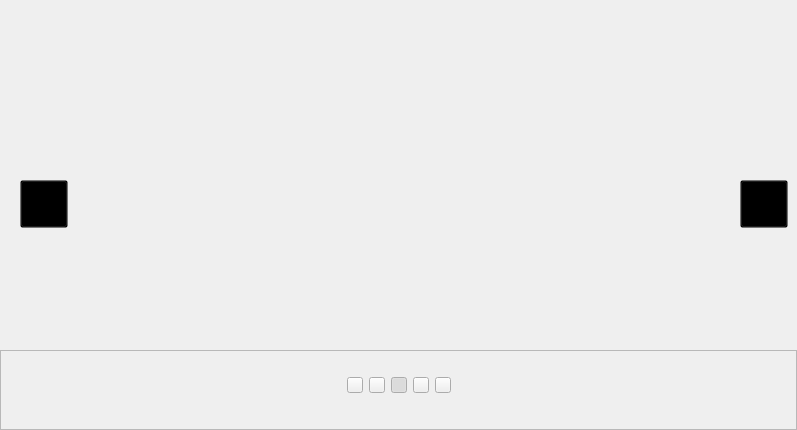
<?xml version="1.0" encoding="UTF-8"?>
<ui version="4.0">
 <class>BannaControl</class>
 <widget class="QWidget" name="BannaControl">
  <property name="geometry">
   <rect>
    <x>0</x>
    <y>0</y>
    <width>797</width>
    <height>430</height>
   </rect>
  </property>
  <property name="windowTitle">
   <string>BannaWidget</string>
  </property>
  <property name="styleSheet">
   <string notr="true"/>
  </property>
  <layout class="QVBoxLayout" name="verticalLayout">
   <property name="spacing">
    <number>0</number>
   </property>
   <property name="leftMargin">
    <number>0</number>
   </property>
   <property name="topMargin">
    <number>0</number>
   </property>
   <property name="rightMargin">
    <number>0</number>
   </property>
   <property name="bottomMargin">
    <number>0</number>
   </property>
   <item>
    <widget class="QWidget" name="widgetImage" native="true">
     <property name="styleSheet">
      <string notr="true">QLabel
{
border-radius:6px;
}</string>
     </property>
     <widget class="QLabel" name="labelFirst">
      <property name="geometry">
       <rect>
        <x>20</x>
        <y>100</y>
        <width>320</width>
        <height>200</height>
       </rect>
      </property>
      <property name="text">
       <string/>
      </property>
     </widget>
     <widget class="QLabel" name="labelSecond">
      <property name="geometry">
       <rect>
        <x>70</x>
        <y>70</y>
        <width>400</width>
        <height>250</height>
       </rect>
      </property>
      <property name="text">
       <string/>
      </property>
     </widget>
     <widget class="QLabel" name="labelThird">
      <property name="geometry">
       <rect>
        <x>150</x>
        <y>50</y>
        <width>480</width>
        <height>300</height>
       </rect>
      </property>
      <property name="text">
       <string/>
      </property>
     </widget>
     <widget class="QLabel" name="labelFourth">
      <property name="geometry">
       <rect>
        <x>330</x>
        <y>70</y>
        <width>400</width>
        <height>250</height>
       </rect>
      </property>
      <property name="text">
       <string/>
      </property>
     </widget>
     <widget class="QLabel" name="labelFifth">
      <property name="geometry">
       <rect>
        <x>470</x>
        <y>100</y>
        <width>320</width>
        <height>200</height>
       </rect>
      </property>
      <property name="text">
       <string/>
      </property>
     </widget>
     <widget class="QPushButton" name="pushButtonLeft">
      <property name="geometry">
       <rect>
        <x>20</x>
        <y>180</y>
        <width>48</width>
        <height>48</height>
       </rect>
      </property>
      <property name="styleSheet">
       <string notr="true">background-color: transparent;
border-image: url(:/res/res/image/other/less_than.png);</string>
      </property>
      <property name="text">
       <string/>
      </property>
     </widget>
     <widget class="QPushButton" name="pushButtonRight">
      <property name="geometry">
       <rect>
        <x>740</x>
        <y>180</y>
        <width>48</width>
        <height>48</height>
       </rect>
      </property>
      <property name="styleSheet">
       <string notr="true">background-color: transparent;background-color: transparent;
border-image: url(:/res/res/image/other/more_than.png);</string>
      </property>
      <property name="text">
       <string/>
      </property>
     </widget>
    </widget>
   </item>
   <item>
    <widget class="QFrame" name="frameDot">
     <property name="minimumSize">
      <size>
       <width>0</width>
       <height>30</height>
      </size>
     </property>
     <property name="maximumSize">
      <size>
       <width>16777215</width>
       <height>80</height>
      </size>
     </property>
     <property name="styleSheet">
      <string notr="true">QPushButton
{
	border-image: url(:/res/res/image/other/normal_gray.png);
}

QPushButton:checked
{
border-image: url(:/res/res/image/other/hover_blue.png);
}</string>
     </property>
     <property name="frameShape">
      <enum>QFrame::StyledPanel</enum>
     </property>
     <property name="frameShadow">
      <enum>QFrame::Raised</enum>
     </property>
     <layout class="QHBoxLayout" name="horizontalLayout">
      <property name="leftMargin">
       <number>0</number>
      </property>
      <property name="topMargin">
       <number>25</number>
      </property>
      <property name="rightMargin">
       <number>0</number>
      </property>
      <property name="bottomMargin">
       <number>35</number>
      </property>
      <item>
       <spacer name="horizontalSpacer">
        <property name="orientation">
         <enum>Qt::Horizontal</enum>
        </property>
        <property name="sizeHint" stdset="0">
         <size>
          <width>287</width>
          <height>20</height>
         </size>
        </property>
       </spacer>
      </item>
      <item>
       <widget class="QPushButton" name="pushButtonFirst">
        <property name="minimumSize">
         <size>
          <width>16</width>
          <height>16</height>
         </size>
        </property>
        <property name="maximumSize">
         <size>
          <width>16</width>
          <height>16</height>
         </size>
        </property>
        <property name="text">
         <string/>
        </property>
        <property name="checkable">
         <bool>true</bool>
        </property>
       </widget>
      </item>
      <item>
       <widget class="QPushButton" name="pushButtonSecond">
        <property name="minimumSize">
         <size>
          <width>16</width>
          <height>16</height>
         </size>
        </property>
        <property name="maximumSize">
         <size>
          <width>16</width>
          <height>16</height>
         </size>
        </property>
        <property name="text">
         <string/>
        </property>
        <property name="checkable">
         <bool>true</bool>
        </property>
       </widget>
      </item>
      <item>
       <widget class="QPushButton" name="pushButtonThird">
        <property name="minimumSize">
         <size>
          <width>16</width>
          <height>16</height>
         </size>
        </property>
        <property name="maximumSize">
         <size>
          <width>16</width>
          <height>16</height>
         </size>
        </property>
        <property name="text">
         <string/>
        </property>
        <property name="checkable">
         <bool>true</bool>
        </property>
        <property name="checked">
         <bool>true</bool>
        </property>
       </widget>
      </item>
      <item>
       <widget class="QPushButton" name="pushButtonFourth">
        <property name="minimumSize">
         <size>
          <width>16</width>
          <height>16</height>
         </size>
        </property>
        <property name="maximumSize">
         <size>
          <width>16</width>
          <height>16</height>
         </size>
        </property>
        <property name="text">
         <string/>
        </property>
        <property name="checkable">
         <bool>true</bool>
        </property>
       </widget>
      </item>
      <item>
       <widget class="QPushButton" name="pushButtonFifth">
        <property name="minimumSize">
         <size>
          <width>16</width>
          <height>16</height>
         </size>
        </property>
        <property name="maximumSize">
         <size>
          <width>16</width>
          <height>16</height>
         </size>
        </property>
        <property name="text">
         <string/>
        </property>
        <property name="checkable">
         <bool>true</bool>
        </property>
       </widget>
      </item>
      <item>
       <spacer name="horizontalSpacer_2">
        <property name="orientation">
         <enum>Qt::Horizontal</enum>
        </property>
        <property name="sizeHint" stdset="0">
         <size>
          <width>287</width>
          <height>20</height>
         </size>
        </property>
       </spacer>
      </item>
     </layout>
    </widget>
   </item>
  </layout>
 </widget>
 <layoutdefault spacing="6" margin="11"/>
 <resources/>
 <connections/>
</ui>
